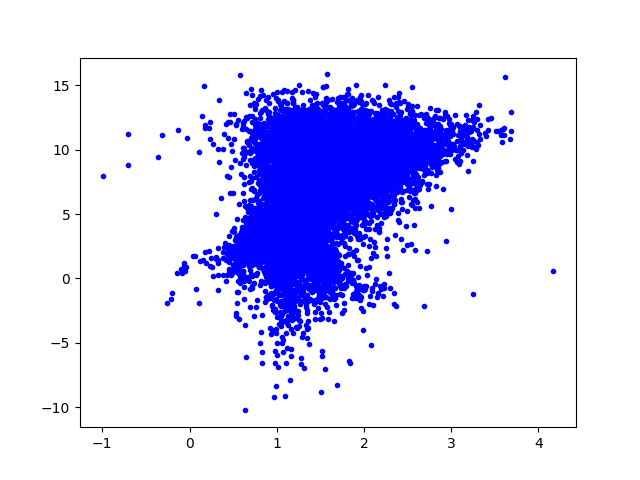

Write Python code to recreate this figure.
import os
import ssl
import numpy as np
import astropy.units as units
import astroquery.gaia as gaia
import matplotlib.figure as figure
import astroquery.simbad as simbad
import astropy.coordinates as coord
import astropy.io.votable as votable
import matplotlib.backends.backend_agg as agg

if os.path.isfile("./S11/ngc2232.vot.gz") == False:
    ssl._create_default_https_context = ssl._create_unverified_context

    gaia.Gaia.MAIN_GAIA_TABLE ="gaiadr3.gaia_source"
    gaia.Gaia.ROW_LIMIT = -1

    target ="NGC 2232"
    file_output ="./S11/ngc2232.vot.gz"
    radius_arcmin = 30.0
    radius_deg = radius_arcmin / 60.0

    u_deg = units.deg
    u_ha = units.hourangle
    u_arcmin = units.arcmin

    result_simbad = simbad.Simbad.query_object(target)

    obj_ra = result_simbad["RA"][0]
    obj_dec = result_simbad["DEC"][0]

    coord = coord.SkyCoord(obj_ra, obj_dec, frame ="icrs", unit =(u_ha, u_deg))

    ra_deg = coord.ra.deg
    dec_deg = coord.dec.deg

    table = f"gaiadr3.gaia_source"
    field = f"*"
    point = f"POINT({ra_deg:8.4f} ,{dec_deg:8.4f})"
    circle = f"CIRCLE(ra, dec ,{radius_deg})"
    query = f"SELECT{field} from {table} WHERE 1= CONTAINS({point} ,{circle});"



    job = gaia.Gaia.launch_job_async(query, dump_to_file = True, output_format ="votable", output_file = file_output)
    result = job.get_results()
  
        

table = votable.parse_single_table("./S11/ngc2232.vot.gz").to_table()

data_parallax = np.array(table ["parallax"])
data_g = np.array(table ["phot_g_mean_mag"])
data_br = np.array(table["bp_rp"])

distance = np.array([])

for parallax in data_parallax:
    if np.isnan(parallax) or parallax<=0:
        distance = np.append(distance,-1.0)
    else:
        distance = np.append(distance,parallax)

data_g_abs = data_g + 5.0 * np.log10(distance/1000)+5

fig = figure.Figure()
canvas = agg.FigureCanvasAgg(fig)
ax = fig.add_subplot(111)

ax.plot(data_br, data_g_abs, linestyle="None", marker ="o", markersize =3, color ="blue", zorder =0.2)

# saving file
fig.savefig("./S11/S11_02")